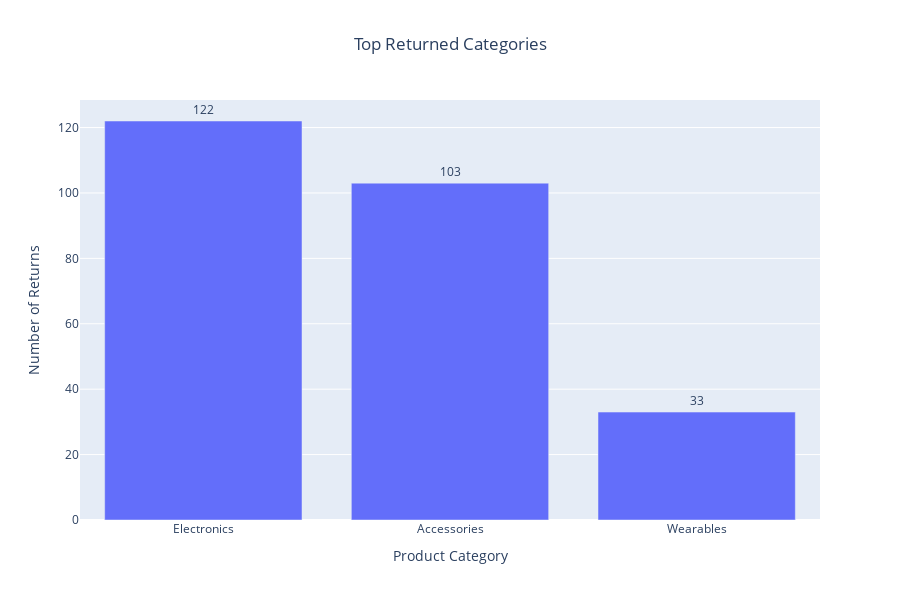

Source (notebook cell):
### Markdown cell above
### Visualisasi3 (Bar Chart : Category product yang Sering direturn)

### Code cell
# dapatkan data yang Shipping Satus = Returned.
returned_data = ms[ms["Shipping Status"] == "Returned"]
# groupby Category dan sort berdasarkan count return.
returned_categories = returned_data.groupby("Category").size().reset_index(name="Return Count").sort_values(by="Return Count", ascending=False)

# masukkan attribute chart. saya pakai bar chart.
fig = px.bar(returned_categories, x="Category", y="Return Count", 
             title="Top Returned Categories", 
             labels={"Category": "Product Category", "Return Count": "Number of Returns"},
             text="Return Count")

# posisi title dan tinggi.
fig.update_layout(title_x = 0.5, autosize=False, height=600)
# penempatan text di luar.
fig.update_traces(textposition="outside")
fig.show()

### Figure 1 — Plotly figure (JSON) as saved in the notebook; plotly's stock layout.template omitted (floating-point values rounded to 4 significant figures)
{"data": [{"alignmentgroup": "True", "hovertemplate": "Product Category=%{x}<br>Number of Returns=%{text}<extra></extra>", "legendgroup": "", "marker": {"color": "#636efa", "pattern": {"shape": ""}}, "name": "", "offsetgroup": "", "orientation": "v", "showlegend": false, "text": [122, 103, 33], "textposition": "outside", "type": "bar", "x": ["Electronics", "Accessories", "Wearables"], "xaxis": "x", "y": [122, 103, 33], "yaxis": "y"}], "layout": {"autosize": false, "barmode": "relative", "height": 600, "legend": {"tracegroupgap": 0}, "title": {"text": "Top Returned Categories", "x": 0.5}, "xaxis": {"anchor": "y", "domain": [0, 1], "title": {"text": "Product Category"}}, "yaxis": {"anchor": "x", "domain": [0, 1], "title": {"text": "Number of Returns"}}}}
